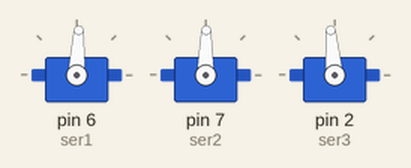
The sketch below on a simulated Arduino Uno, built with avr-gcc and run on an emulated ATmega328P. On the bench: 3 × servo.

Above: at 0.1 s.
At 0.9 s:
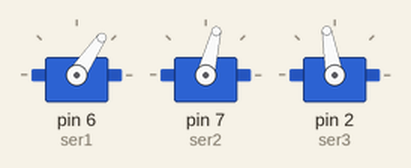
At 5.8 s:
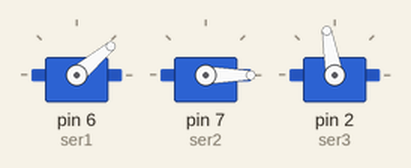
Timing chart, 0 to 7.3 s (numbered marks = the images above):
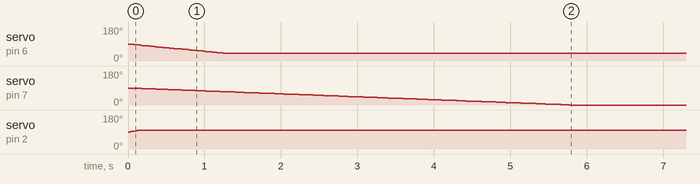

The sketch:

_2-_servo_links_control.ino
```cpp
#include <VarSpeedServo.h>

// create servo objects
VarSpeedServo servo1 ;
VarSpeedServo servo2 ;
VarSpeedServo servo3 ;

// servo pins
const int ser1 = 6;         // servo of link 1
const int ser2 = 7;         // servo of link 2
const int ser3 = 2;         // servo of gripper

// attach servo objects to pins
void setup () {
 servo1.attach(ser1);
 servo2.attach(ser2);
 servo3.attach(ser3);
  servo1.write(40,25);
  servo2.write(0,10);
  servo3.write(100,50);
   delay(10000) ;
}

void loop () {
  servo1.write(25,25);
  servo2.write(110,10);
  servo3.write(0,50);

}
```
